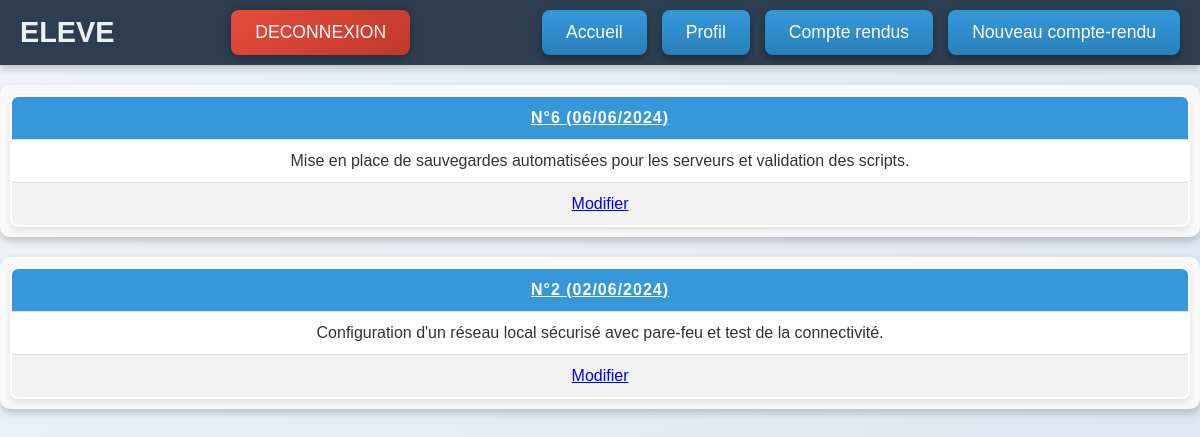
Page /cr.php (signed in) on the committed database.
### tables this page shows
CREATE TABLE `cr` (
  `num` bigint(20) NOT NULL,
  `date` date DEFAULT NULL,
  `description` text DEFAULT NULL,
  `vu` tinyint(1) DEFAULT NULL,
  `datetime` datetime DEFAULT NULL,
  `num_utilisateur` int(11) DEFAULT NULL
);

### cr.php (the view, shortened to what this page needs)
<!DOCTYPE html>
<html lang="fr">
<head>
    <link rel="stylesheet" href="style.css">
</head>
<body>
<?php
include '_conf.php';
if ($_SESSION["type"] ==1)
{
    include '_menuProf.php';
    $requete="SELECT *,DATE_FORMAT(date, '%d/%m/%Y') AS date_fr FROM cr,utilisateur WHERE utilisateur.num = cr.num_utilisateur  ORDER BY date DESC";
        if($connexion = mysqli_connect($serveurBDD,$userBDD,$mdpBDD,$nomBDD))
        {
            $resultat = mysqli_query($connexion, $requete);
            while($donnees = mysqli_fetch_assoc($resultat))
              {
                $num=$donnees['num'];
                $contenu=$donnees['description'];
                $prenom= $donnees['prenom'];
                $nom=$donnees['nom'];
                $date=$donnees['date_fr'];
                echo "<div class='table-container'><table border=2><thead> <tr> <th colspan=2> <u>n°$num ($prenom $nom) - le $date</u> </th> </tr> </thead>
                <tbody> <tr> <td>  $contenu</td> </tr>  </tbody> </table> </div>";
              }
        }
}
else
{
       include '_menuEleve.php';
        $requete="SELECT cr.*,DATE_FORMAT(date, '%d/%m/%Y') AS date_fr
            FROM cr,utilisateur WHERE utilisateur.num = cr.num_utilisateur AND utilisateur.num=$_SESSION[id] ORDER BY date DESC";
        if($connexion = mysqli_connect($serveurBDD,$userBDD,$mdpBDD,$nomBDD))
        {
            $resultat = mysqli_query($connexion, $requete);
            while($donnees = mysqli_fetch_assoc($resultat))
              {
                $num=$donnees['num'];
                $contenu=$donnees['description'];
                $date=$donnees['date_fr'];
                echo "<div class='table-container'><table border=2><thead> <tr> <th colspan=2> <u>n°$num ($date)</u> </th> </tr> </thead>
                <tbody> <tr> <td>  $contenu</td> </tr> <tr> <td> <a href='ccr.php?id=$num'>Modifier</a> </td> </tr> </tbody> </table> </div>";
              }
        }
}
?>
</body>
</html>

### style.css (style rules this page uses)
* { margin: 0; padding: 0; box-sizing: border-box; font-family: 'Arial', sans-serif; }
body { background: linear-gradient(135deg, #f0f4f8, #d9e3f0); color: #333; min-height: 100vh; }
.table-container { width: 100%; max-width: 1200px; margin: 20px auto; padding: 10px; box-shadow: 0 4px 8px rgba(0, 0, 0, 0.2); border-radius: 10px; background-color: #f9f9f9; }
table { width: 100%; border-collapse: collapse; border-radius: 8px; overflow: hidden; background-color: #fff; box-shadow: 0 4px 6px rgba(0, 0, 0, 0.1); }
th, td { padding: 12px 15px; text-align: center; border-bottom: 1px solid #ddd; color: #333; font-size: 1rem; }
th { background-color: #3498db; color: #fff; text-transform: uppercase; letter-spacing: 1px; font-weight: bold; }
tr:nth-child(even) { background-color: #f2f2f2; }

### rows in the picture
cr: num "6", date "06/06/2024", description "Mise en place de sauvegardes automatisées pour les serveurs et validation des scripts."
cr: num "2", date "02/06/2024", description "Configuration d'un réseau local sécurisé avec pare-feu et test de la connectivité."
